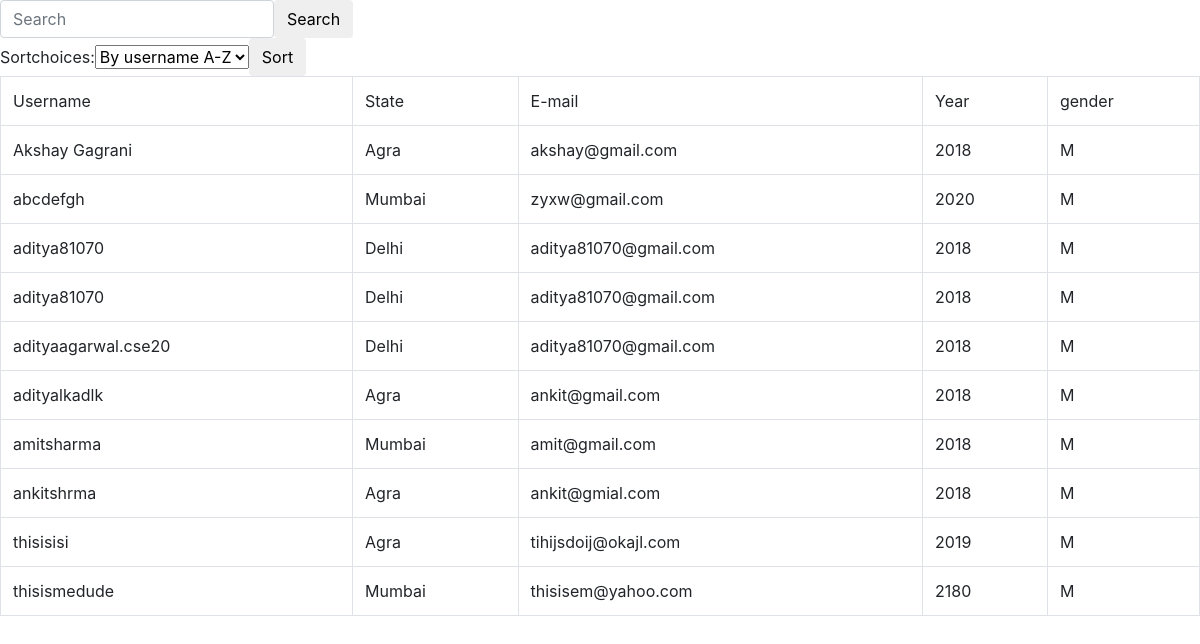
/form/info/, run on the app's committed database.
### file/models.py (models this page shows, shortened)
class PostModel(models.Model):
    username = models.CharField(validators=[RegexValidator(regex='^.{8}', message='Length has to be 8', code='nomatch')],max_length=150,blank=True)
    Email = models.EmailField(max_length=70)
    year = models.IntegerField(editable=True)
    statechoices =(('Delhi','DELHI'),('Mumbai','MUMBAI'),('Agra','AGRA'))
    states = models.CharField(choices=statechoices,max_length=10)
    image =models.FileField(upload_to='home/Downloads/')
    Remember_me = models.BooleanField(blank=True,default=True)
    accept_Terms_Conditions =models.BooleanField(blank=False,default=True)
    GENDER_CHOICES = (('M', 'Male'),('F', 'Female'))
    gender = models.CharField(choices=GENDER_CHOICES, max_length=56,default=None)
    Description = models.TextField(blank=True,null=True)

### file/views.py (the view)
# urls.py: url(r'^form/info/$', views.info, name='info'),
def info(request):
    PostModel = models.PostModel
    show = request.POST.get('show', 25)
    sort_by = 'username'
    user_list = PostModel.objects.order_by(sort_by)
    page = request.GET.get('page', 10)
    paginator = Paginator(user_list, show)
    try:
        PostModel = paginator.page(page)
    except PageNotAnInteger:
        PostModel = paginator.page(1)
    except EmptyPage:
        PostModel = paginator.page(paginator.num_pages)
    return render(request, 'file/Info.html',
                  {'PostModel': PostModel, 'sort_by': sort_by, 'show': show, 'sortform': sortForm})

### file/templates/file/Info.html (shortened to what this page needs)
{% load sorting_tags %}
<!DOCTYPE html>
<html lang="en">
  <head>
    <link rel="stylesheet" href="https://cdnjs.cloudflare.com/ajax/libs/font-awesome/4.7.0/css/font-awesome.min.css">
    <link rel="stylesheet" href="https://maxcdn.bootstrapcdn.com/bootstrap/4.0.0-alpha.6/css/bootstrap.min.css">
  </head>
  <body >
          <form class="form-inline pull-md-right" method="get" action="{% url 'file:search' %}">
              <input class="form-control" name="q" type="text" placeholder="Search" formmethod="get">
              <button class="btn" type="submit" formmethod="get">Search</button>
          </form>
          <form class="form-inline pull-md-left" method="get" action="{% url 'file:sort' %}">
              {{ sortform }}
              <button class="btn" type="submit" formmethod="get">Sort</button>
          </form>
   <form method="post" novalidate>
          <table class="table table-bordered table-hover">
         <tr>
             <td>Username</td>
             <td>State</td>
             <td>E-mail</td>
             <td>Year</td>
             <td>gender</td>
         </tr>
         {% for i in PostModel %}
         <tr>
             <td>{{ i.username }}</td>
             <td>{{ i.states }}</td>
             <td>{{ i.Email }}</td>
             <td>{{ i.year }}</td>
             <td>{{ i.gender }}</td>
         </tr>
         {% endfor %}
     </table>
   </form>
   </body>
</html>

### data on the page
PostModel: username "Akshay Gagrani", states "Agra", Email "akshay@gmail.com", year "2018", gender "M"
PostModel: username "abcdefgh", states "Mumbai", Email "zyxw@gmail.com", year "2020", gender "M"
PostModel: username "aditya81070", states "Delhi", Email "aditya81070@gmail.com", year "2018", gender "M"
PostModel: username "aditya81070", states "Delhi", Email "aditya81070@gmail.com", year "2018", gender "M"
PostModel: username "adityaagarwal.cse20", states "Delhi", Email "aditya81070@gmail.com", year "2018", gender "M"
PostModel: username "adityalkadlk", states "Agra", Email "ankit@gmail.com", year "2018", gender "M"
PostModel: username "amitsharma", states "Mumbai", Email "amit@gmail.com", year "2018", gender "M"
PostModel: username "ankitshrma", states "Agra", Email "ankit@gmial.com", year "2018", gender "M"
PostModel: username "thisisisi", states "Agra", Email "tihijsdoij@okajl.com", year "2019", gender "M"
PostModel: username "thisismedude", states "Mumbai", Email "thisisem@yahoo.com", year "2180", gender "M"
